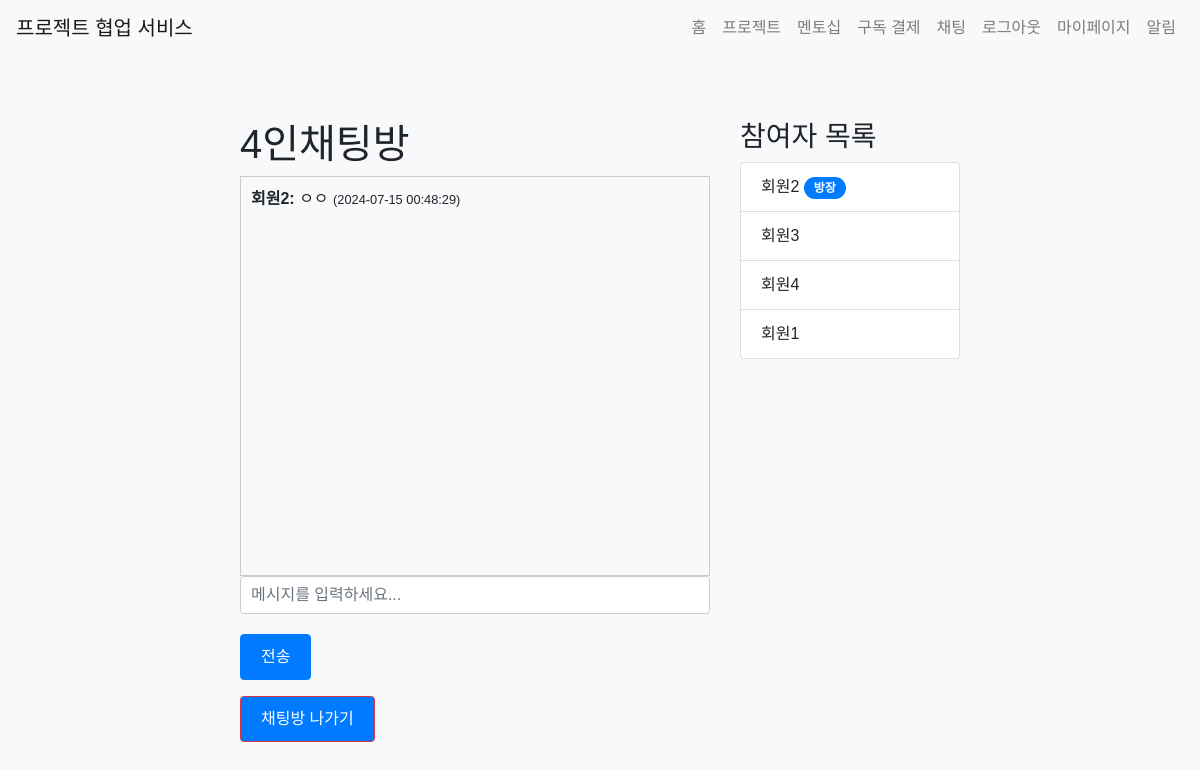
/chat/6 (signed in), run on an earlier commit of the app's database.
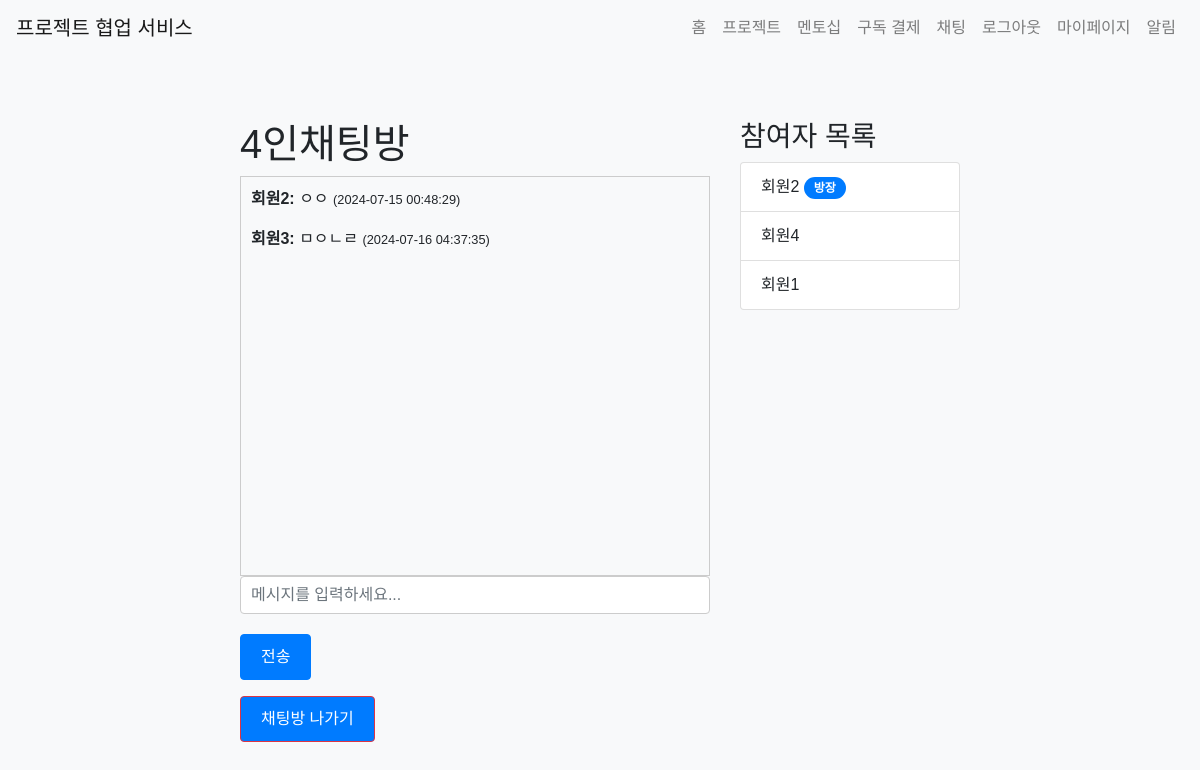
And on a later commit of the database.
### app/models.py (models this page shows)
class ChatMessage(db.Model):
    id = db.Column(db.Integer, primary_key=True)
    chat_room_id = db.Column(db.Integer, db.ForeignKey('chat_room.id'), nullable=False)
    sender_id = db.Column(db.Integer, db.ForeignKey('user.id'), nullable=False)
    content = db.Column(db.Text, nullable=False)
    timestamp = db.Column(db.DateTime, default=datetime.utcnow)
    chat_room = db.relationship('ChatRoom', backref=db.backref('messages', lazy=True))
    sender = db.relationship('User', backref=db.backref('sent_messages', lazy=True))

class User(UserMixin, db.Model):
    id = db.Column(db.Integer, primary_key=True)
    name = db.Column(db.String(100), nullable=False)
    email = db.Column(db.String(120), unique=True, nullable=False)
    password = db.Column(db.String(255), nullable=False)
    bio = db.Column(db.Text)
    chat_rooms = db.relationship('ChatRoom', secondary='chat_room_participant', back_populates='participants')
    chat_room_participants = db.relationship('ChatRoomParticipant', back_populates='user')
    notifications = db.relationship('Notification', back_populates='user', lazy=True)
    projects = db.relationship('Project', secondary='project_participant', back_populates='participants')
    subscription = db.relationship('Subscription', back_populates='subscriber', uselist=False)
    created_projects = db.relationship('Project', back_populates='client', lazy=True, foreign_keys='Project.client_id')
    mentees = db.relationship('User',
                              secondary=mentorship_mentor,
                              primaryjoin=(mentorship_mentor.c.mentor_id == id),
                              secondaryjoin=(mentorship_mentor.c.mentee_id == id),
                              backref=db.backref('mentors', lazy='dynamic'),
                              lazy='dynamic')
    pending_mentees = db.relationship('User',
                                    secondary=mentorship_mentee,
                                    primaryjoin=(mentorship_mentee.c.mentor_id == id),
                                    secondaryjoin=(mentorship_mentee.c.mentee_id == id),
                                    backref=db.backref('pending_mentors', lazy='dynamic'),
                                    lazy='dynamic')
    project_participants = db.relationship('ProjectParticipant', back_populates='user', lazy=True)

### app/views/chat.py (the view)
@bp.route('/<int:chat_room_id>')
@login_required
def chat_room(chat_room_id):
    chat_room = ChatRoom.query.get_or_404(chat_room_id)
    if not chat_room.is_public and current_user not in chat_room.participants:
        flash('이 채팅방에 접근할 권한이 없습니다.', 'error')
        return redirect(url_for('chat.chat_list'))
    messages = ChatMessage.query.filter_by(chat_room_id=chat_room_id).order_by(ChatMessage.timestamp).all()
    csrf_token = generate_csrf()
    return render_template('chat/chat_room.html', chat_room=chat_room, messages=messages)

### app/__init__.py (called while the page is built)
@login_manager.user_loader
def load_user(user_id):
    if user_id is not None:
        return User.query.get(int(user_id))
    return None

### app/templates/chat/chat_room.html (shortened to what this page needs)
{% extends 'base.html' %}
{% block content %}
<div class="container">
  <div class="row">
    <div class="col-md-8">
      <h1>{{ chat_room.name }}</h1>
      <div id="chat-messages" style="height: 400px; overflow-y: scroll; border: 1px solid #ccc; padding: 10px;">
        {% for message in messages %}
          <p><strong>{{ message.sender.name }}:</strong> {{ message.content }} <small>({{ message.timestamp.strftime('%Y-%m-%d %H:%M:%S') }})</small></p>
        {% endfor %}
      </div>
      <form id="message-form">
        <div class="form-group">
          <input type="text" id="message-input" class="form-control" placeholder="메시지를 입력하세요...">
        </div>
        <button type="submit" class="btn btn-primary">전송</button>
      </form>
      <form id="leave-room-form" action="{{ url_for('chat.leave_chat_room', chat_room_id=chat_room.id) }}" method="post">
        <button id="leave-room-btn" type="submit" class="btn btn-danger mt-3">채팅방 나가기</button>
      </form>
    </div>
    <div class="col-md-4">
      <h3>참여자 목록</h3>
      <ul id="participant-list" class="list-group">
        {% for participant in chat_room.participants %}
          <li class="list-group-item">
            {{ participant.name }}
            {% if participant.id == chat_room.creator_id %}
              <span class="badge badge-primary">방장</span>
            {% endif %}
          </li>
        {% endfor %}
      </ul>
    </div>
  </div>
</div>
{% endblock %}

What changed in the data, as far as the page shows it:
no longer on this page (row unchanged): User: name "회원3"
added ChatMessage: sender.name "회원3", content "ㅁㅇㄴㄹ", timestamp "2024-07-16 04:37:35"
